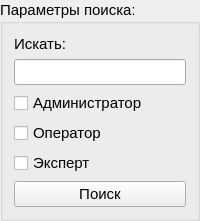
          <widget class="QGroupBox" name="groupBox_SearchUsers">
           <property name="sizePolicy">
            <sizepolicy hsizetype="Fixed" vsizetype="Fixed">
             <horstretch>0</horstretch>
             <verstretch>0</verstretch>
            </sizepolicy>
           </property>
           <property name="minimumSize">
            <size>
             <width>192</width>
             <height>0</height>
            </size>
           </property>
           <property name="sizeIncrement">
            <size>
             <width>1</width>
             <height>0</height>
            </size>
           </property>
           <property name="font">
            <font>
             <pointsize>11</pointsize>
            </font>
           </property>
           <property name="title">
            <string>Параметры поиска:</string>
           </property>
           <layout class="QVBoxLayout" name="verticalLayout_11">
            <item>
             <widget class="QLabel" name="label_16">
              <property name="text">
               <string>Искать:</string>
              </property>
             </widget>
            </item>
            <item>
             <widget class="QLineEdit" name="lineEdit_SearchUsers"/>
            </item>
            <item>
             <widget class="QCheckBox" name="checkBox_Administrator">
              <property name="text">
               <string>Администратор</string>
              </property>
             </widget>
            </item>
            <item>
             <widget class="QCheckBox" name="checkBox_Operator">
              <property name="text">
               <string>Оператор</string>
              </property>
             </widget>
            </item>
            <item>
             <widget class="QCheckBox" name="checkBox_Expert">
              <property name="text">
               <string>Эксперт</string>
              </property>
             </widget>
            </item>
            <item>
             <widget class="QPushButton" name="pushButton_SearchUser">
              <property name="text">
               <string>Поиск</string>
              </property>
             </widget>
            </item>
           </layout>
          </widget>
